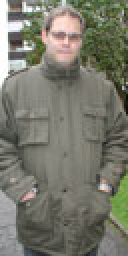
#> input picture HOG/data_test.jpg, 64 x 128 px (shown 2 times larger)
$ python -i HOG1.py   (imports and definitions only)   (older library calls are emulated)
#> lines starting #> are read from the running program, lines starting #| are printed output that depends on the picture
#> further down, picture is the input picture: shape (128, 64, 3); mean B, G, R 107.9, 120.7, 120.5
import numpy as np
import cv2
from numpy import linalg as LA


#img = cv2.imread("data_test.jpg")
def Hog1(img):
    img = cv2.resize(img,(64,128))
    gray = cv2.cvtColor(img,cv2.COLOR_BGR2GRAY)
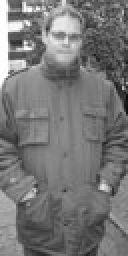
#> gray: shape (128, 64) (shown 2 times larger); min 11, max 255, mean 119.2

    y_kernel = np.array([[-1],[0],[1]]) # 1d array, different from sobel kernel (3x3)
    x_kernel = np.array([[-1,0,1]]) # carefully to have double [[

    dx = cv2.filter2D(gray,cv2.CV_32F,x_kernel)
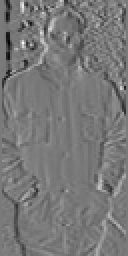
#> dx: shape (128, 64) float32 (shown 2 times larger); min -191, max 208, mean -2.4; drawn with min black and max white
    dy = cv2.filter2D(gray,cv2.CV_32F,y_kernel)
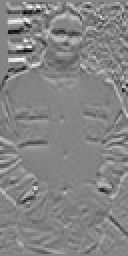
#> dy: shape (128, 64) float32 (shown 2 times larger); min -175, max 160, mean -0.4; drawn with min black and max white

    magnitude_arr = np.sqrt(np.square(dx)+np.square(dy))
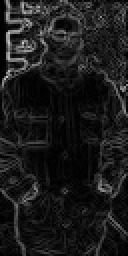
#> magnitude_arr: shape (128, 64) float32 (shown 2 times larger); min 0, max 208.1, mean 27.3
    orientation_arr = np.degrees(np.arctan(np.divide(dy,dx+0.001)))
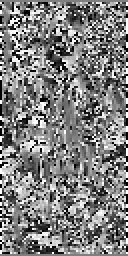
#> orientation_arr: shape (128, 64) float32 (shown 2 times larger); min -90, max 90, mean 0.3; drawn with min black and max white
    orientation_arr+=90
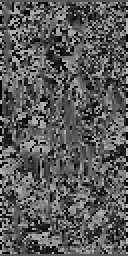
#> orientation_arr: shape (128, 64) float32 (shown 2 times larger); min 0.000427, max 180, mean 90.3
    # vote 8x8 cell into histogram

    number_cell_x = 8
    number_cell_y = 16

    histogram = np.zeros(shape=[number_cell_y,number_cell_x,9])
    for cx in range(number_cell_x):
        for cy in range(number_cell_y):
            histogram_cell = np.zeros([9])
            magnitude_cell = magnitude_arr[cy * 8:cy * 8 + 8, cx * 8:cx * 8 + 8]
            orientation_cell = orientation_arr[cy * 8:cy * 8 + 8, cx * 8:cx * 8 + 8]
            for i in range(orientation_cell.shape[0]):
                for j in range(orientation_cell.shape[1]):
                    index =np.int(np.abs(np.divide(orientation_cell[i,j]-1,20))) # avoid 20/20 = 1 (20 is in bin 0), abs to avoid 0-1 = negative => negative index
                    histogram_cell[index] +=magnitude_cell[i,j]
            histogram[cy,cx,:] = histogram_cell


    features = np.zeros(shape=[15,7,36],dtype=float)
    for i in range(15):
        for j in range(7):
            v = histogram[i:i+2,j:j+2].flatten()
            features[i,j,:] = v/LA.norm(v,2)
            if np.isnan(features[i, j, :]).any():  # avoid NaN (zero division)
                         features[i, j, :] = v

    features = features.flatten()
#> features = 3780 values, max 0.745 at index 1610, min 0 at index 820, mean 0.129
    # print(np.dtype(features[0]))
    return features
    # print(features)
    # cv2.imshow("img",gray)
    #cv2.waitKey(0)

>>> import cv2
>>> picture = cv2.imread('data_test.jpg')
>>> result = Hog1(picture)
#> result has the same summary as features in Hog1

$ run again, on HOG/cat.jfif
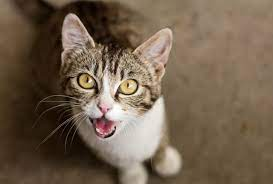
#> input picture HOG/cat.jfif, 273 x 184 px
#> picture is the input picture: shape (184, 273, 3); mean B, G, R 77.3, 96.2, 113.9
#> in Hog1, `magnitude_arr = np.sqrt(np.square(dx)+np.square(dy))`:
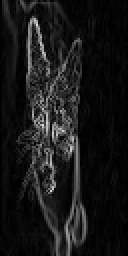
#> magnitude_arr: shape (128, 64) float32 (shown 2 times larger); min 0, max 229.3, mean 23.9
#> in Hog1, `orientation_arr+=90`:
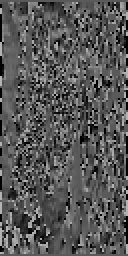
#> orientation_arr: shape (128, 64) float32 (shown 2 times larger); min 0.000587, max 180, mean 87.4
#> features = 3780 values, max 0.926 at index 3324, min 0 at index 1, mean 0.109
#> result has the same summary as features in Hog1
